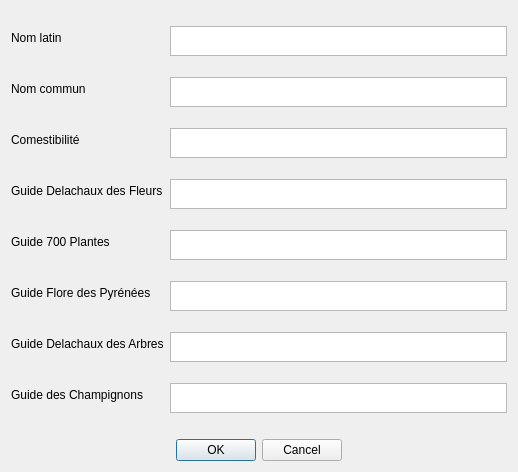
<?xml version="1.0" encoding="UTF-8"?>
<ui version="4.0">
 <class>SpeciesEditWindow</class>
 <widget class="QDialog" name="SpeciesEditWindow">
  <property name="geometry">
   <rect>
    <x>0</x>
    <y>0</y>
    <width>518</width>
    <height>472</height>
   </rect>
  </property>
  <property name="windowTitle">
   <string>Espèce</string>
  </property>
  <layout class="QGridLayout" name="gridLayout">
   <item row="0" column="0">
    <layout class="QVBoxLayout" name="verticalLayout">
     <item>
      <layout class="QFormLayout" name="speciesFormLayout">
       <item row="0" column="0">
        <widget class="QLabel" name="latinNameLabel">
         <property name="text">
          <string>Nom latin</string>
         </property>
        </widget>
       </item>
       <item row="0" column="1">
        <widget class="QTextEdit" name="latinNameTextEdit">
         <property name="minimumSize">
          <size>
           <width>300</width>
           <height>0</height>
          </size>
         </property>
         <property name="maximumSize">
          <size>
           <width>16777215</width>
           <height>30</height>
          </size>
         </property>
        </widget>
       </item>
       <item row="1" column="0">
        <widget class="QLabel" name="commonNameLabel">
         <property name="text">
          <string>Nom commun</string>
         </property>
        </widget>
       </item>
       <item row="1" column="1">
        <widget class="QTextEdit" name="commonNameTextEdit">
         <property name="minimumSize">
          <size>
           <width>300</width>
           <height>0</height>
          </size>
         </property>
         <property name="maximumSize">
          <size>
           <width>16777215</width>
           <height>30</height>
          </size>
         </property>
        </widget>
       </item>
       <item row="2" column="0">
        <widget class="QLabel" name="edibilityLabel">
         <property name="text">
          <string>Comestibilité</string>
         </property>
        </widget>
       </item>
       <item row="2" column="1">
        <widget class="QTextEdit" name="edibilityTextEdit">
         <property name="minimumSize">
          <size>
           <width>300</width>
           <height>0</height>
          </size>
         </property>
         <property name="maximumSize">
          <size>
           <width>16777215</width>
           <height>30</height>
          </size>
         </property>
        </widget>
       </item>
       <item row="3" column="0">
        <widget class="QLabel" name="refDelachauxFleursLabel">
         <property name="text">
          <string>Guide Delachaux des Fleurs</string>
         </property>
        </widget>
       </item>
       <item row="3" column="1">
        <widget class="QTextEdit" name="refDelachauxFleursTextEdit">
         <property name="minimumSize">
          <size>
           <width>300</width>
           <height>0</height>
          </size>
         </property>
         <property name="maximumSize">
          <size>
           <width>16777215</width>
           <height>30</height>
          </size>
         </property>
         <property name="documentTitle">
          <string/>
         </property>
        </widget>
       </item>
       <item row="4" column="0">
        <widget class="QLabel" name="ref700PlantesLabel">
         <property name="text">
          <string>Guide 700 Plantes</string>
         </property>
        </widget>
       </item>
       <item row="4" column="1">
        <widget class="QTextEdit" name="ref700PlantesTextEdit">
         <property name="minimumSize">
          <size>
           <width>300</width>
           <height>0</height>
          </size>
         </property>
         <property name="maximumSize">
          <size>
           <width>16777215</width>
           <height>30</height>
          </size>
         </property>
         <property name="documentTitle">
          <string/>
         </property>
        </widget>
       </item>
       <item row="5" column="0">
        <widget class="QLabel" name="refFlorePyreneesLabel">
         <property name="text">
          <string>Guide Flore des Pyrénées</string>
         </property>
        </widget>
       </item>
       <item row="5" column="1">
        <widget class="QTextEdit" name="refFlorePyreneesTextEdit">
         <property name="minimumSize">
          <size>
           <width>300</width>
           <height>0</height>
          </size>
         </property>
         <property name="maximumSize">
          <size>
           <width>16777215</width>
           <height>30</height>
          </size>
         </property>
         <property name="documentTitle">
          <string/>
         </property>
        </widget>
       </item>
       <item row="6" column="0">
        <widget class="QLabel" name="refDelachauxArbresLabel">
         <property name="text">
          <string>Guide Delachaux des Arbres</string>
         </property>
        </widget>
       </item>
       <item row="6" column="1">
        <widget class="QTextEdit" name="refDelachauxArbresTextEdit">
         <property name="minimumSize">
          <size>
           <width>300</width>
           <height>0</height>
          </size>
         </property>
         <property name="maximumSize">
          <size>
           <width>16777215</width>
           <height>30</height>
          </size>
         </property>
         <property name="documentTitle">
          <string/>
         </property>
        </widget>
       </item>
       <item row="7" column="0">
        <widget class="QLabel" name="refChampignonsLabel">
         <property name="text">
          <string>Guide des Champignons</string>
         </property>
        </widget>
       </item>
       <item row="7" column="1">
        <widget class="QTextEdit" name="refChampignonsTextEdit">
         <property name="minimumSize">
          <size>
           <width>300</width>
           <height>0</height>
          </size>
         </property>
         <property name="maximumSize">
          <size>
           <width>16777215</width>
           <height>30</height>
          </size>
         </property>
         <property name="documentTitle">
          <string/>
         </property>
        </widget>
       </item>
      </layout>
     </item>
     <item>
      <widget class="QDialogButtonBox" name="buttonBox">
       <property name="orientation">
        <enum>Qt::Orientation::Horizontal</enum>
       </property>
       <property name="standardButtons">
        <set>QDialogButtonBox::StandardButton::Cancel|QDialogButtonBox::StandardButton::Ok</set>
       </property>
       <property name="centerButtons">
        <bool>true</bool>
       </property>
      </widget>
     </item>
    </layout>
   </item>
  </layout>
 </widget>
 <resources/>
 <connections>
  <connection>
   <sender>buttonBox</sender>
   <signal>accepted()</signal>
   <receiver>SpeciesEditWindow</receiver>
   <slot>accept()</slot>
   <hints>
    <hint type="sourcelabel">
     <x>248</x>
     <y>254</y>
    </hint>
    <hint type="destinationlabel">
     <x>157</x>
     <y>274</y>
    </hint>
   </hints>
  </connection>
  <connection>
   <sender>buttonBox</sender>
   <signal>rejected()</signal>
   <receiver>SpeciesEditWindow</receiver>
   <slot>reject()</slot>
   <hints>
    <hint type="sourcelabel">
     <x>316</x>
     <y>260</y>
    </hint>
    <hint type="destinationlabel">
     <x>286</x>
     <y>274</y>
    </hint>
   </hints>
  </connection>
 </connections>
</ui>
